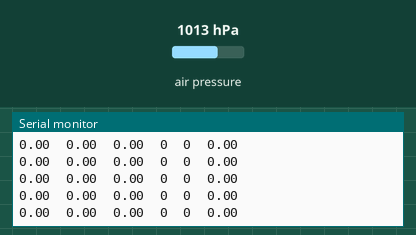
This sketch was run on a simulated Arduino Uno, built with avr-gcc and run on an emulated ATmega328P. On the bench: the last lines printed to the serial monitor. Inputs (shaded band) come from the test bench; at power-on: air pressure 1013 hPa.

Above: at 1.2 s.
1.3 s: air pressure set to 952 hPa
At 2.4 s:
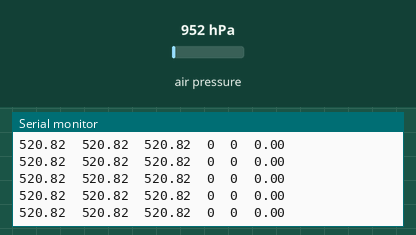
4.3 s: air pressure set to 1048 hPa
At 5.1 s:
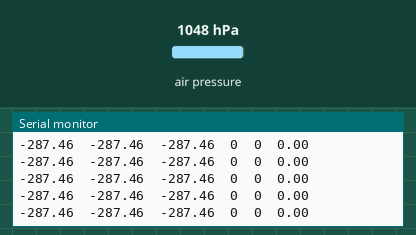
7.3 s: air pressure set to 975 hPa
At 8.2 s:
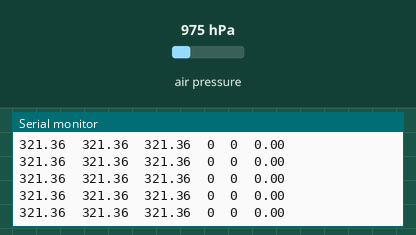
Timing chart, 0 to 9.8 s (numbered marks = the images above; inputs shaded):
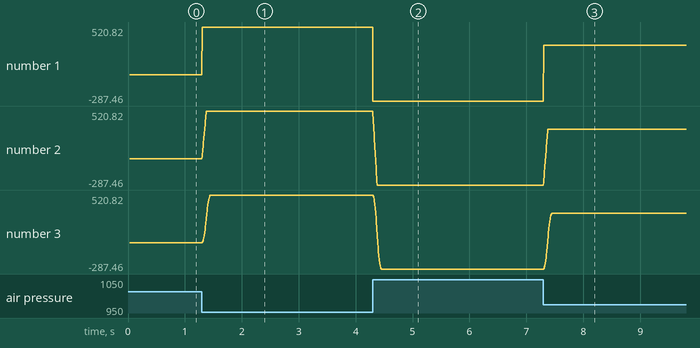

Measured:
- after the input at 1.3 s, the serial monitor: prints a new line at once (image 1)
- after the input at 4.3 s, the serial monitor: prints a new line at once (image 2)
- after the input at 7.3 s, the serial monitor: prints a new line at once (image 3)
- plotted number 1: 0 → 520.82 after the input at 1.3 s, 520.82 → -287.46 after the input at 4.3 s, -287.46 → 321.36 after the input at 7.3 s
- plotted number 2: 0 → 520.82 after the input at 1.3 s, 520.82 → -287.46 after the input at 4.3 s, -287.46 → 321.36 after the input at 7.3 s
- plotted number 3: 0 → 520.82 after the input at 1.3 s, 520.82 → -287.46 after the input at 4.3 s, -287.46 → 321.36 after the input at 7.3 s

The sketch:

A_Fugita.ino
```cpp
#include <Adafruit_BMP085.h>
Adafruit_BMP085 bmp;
#define tam 20
#define zer 20
float zerar = 0;
float filtro[tam] = {};
float filtro1[tam] = {};
float dec = 0;
float contador = 0;

void setup() {

  Serial.begin(115200);
  if (!bmp.begin()) {
    Serial.println("Could not find a valid BMP085 sensor, check wiring!");
    while (1) {}
  }

  for(int i = 0;i<zer;i++){ //deixando na altitude 0
    float valor = bmp.readAltitude();
    zerar+= valor;
  }
  zerar /= zer;


  //Serial.println("Temperature\tPressure\tAltitude\tPressure at sealevel (calculated)\tReal Altitude");
}


void loop() {

  float f0 = bmp.readAltitude()- zerar;
  float f1 = 0; //saida do filtro0
  float f2 = 0; //saida do filtro1

  //Serial.print("Temperature = ");
  //Serial.print(bmp.readTemperature());
  //Serial.print("\t");
  //Serial.print("Pressure = ");
  //Serial.print(bmp.readPressure());
  //Serial.print("\t");

  for (int i=tam-1; i>0; i--){
    filtro[i] = filtro[i-1];
  }
  filtro[0] = f0;


  for (int i=0; i<tam; i++){
    f1 += filtro[i];
  }
  f1 /= tam;

  for (int i=tam-1; i>0; i--){ //filtro1
    filtro1[i] = filtro1[i-1];
  }
  filtro1[0] = f1;


  for (int i=0; i<tam; i++){
    f2 += filtro1[i];
  }
  f2 /= tam;


  //Serial.print("Altitude = ");

  Serial.print(f0);
  Serial.print("\t");
  Serial.print(f1);
  Serial.print("\t");
  Serial.print(f2);
  Serial.print("\t");

  //detector de apogeu
  if (f2 < dec){
    contador+=1;
    Serial.print(1);
    Serial.print("\t");

  }
  else{
    Serial.print(0);
    Serial.print("\t");
    contador=0;
  }

  if(contador>10){
      Serial.print(1);
      Serial.print("\t");
    }
  else{
      Serial.print(0);
      Serial.print("\t");
  }

  dec = f2;
  Serial.print(contador/10.0);
  Serial.print("\t");


  //Serial.print("Pressure at sealevel (calculated) = ");
  //Serial.print(bmp.readSealevelPressure());
  //Serial.print("\t");

  //Serial.print("Real altitude = ");
  //Serial.print(bmp.readAltitude(101500));
  Serial.println();

}
```
